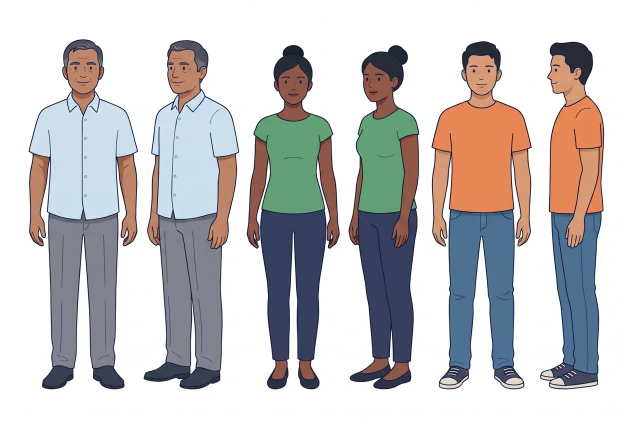
#> input picture examples/aed-bench/cast-sheet.webp, 1264 x 848 px (shown at 1/2 size)
$ python defringe.py ../../../examples/aed-bench/cast-sheet.webp
#> lines starting #> are read from the running program, lines starting #| are printed output that depends on the picture
"""Trim the light fringe that image models leave around transparent cut-outs.

python3 <skill>/scripts/people/defringe.py assets/sprites/*.webp

Pixels at the edge that are both light and only partly opaque are the leftover background halo: they are made
transparent, and the alpha edge is pulled in by one pixel. Run once per sprite after registering it.
"""
import sys

from PIL import Image, ImageChops, ImageFilter


def defringe(path: str) -> None:
    im = Image.open(path).convert('RGBA')
    a = im.getchannel('A')
#> a: PIL image 1264x848 L; every value is 255
    lum = im.convert('L')
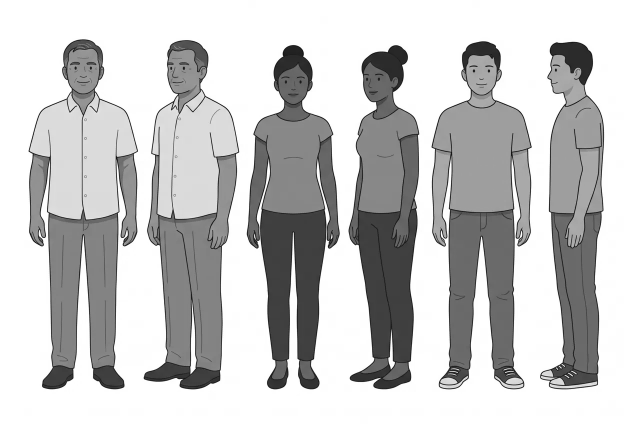
#> lum: PIL image 1264x848 L (shown at 1/2 size); min 1, max 255, mean 197.3
    # light, semi-transparent pixels near the edge: the halo
    edge = ImageChops.subtract(a.filter(ImageFilter.MaxFilter(5)), a.filter(ImageFilter.MinFilter(5)))
#> edge: PIL image 1264x848 L; every value is 0
    halo = ImageChops.multiply(edge.point(lambda v: 255 if v > 30 else 0), lum.point(lambda v: 255 if v > 205 else 0))
    a = ImageChops.subtract(a, halo)
    a = a.filter(ImageFilter.MinFilter(3))           # pull the edge in by one pixel
    im.putalpha(a)
    im.save(path, 'WEBP', quality=88, method=6)


if __name__ == '__main__':
    for p in sys.argv[1:]:
        if p.endswith(('chest.webp', 'heart.webp')):
            continue
        defringe(p)
        print('defringed', p)
